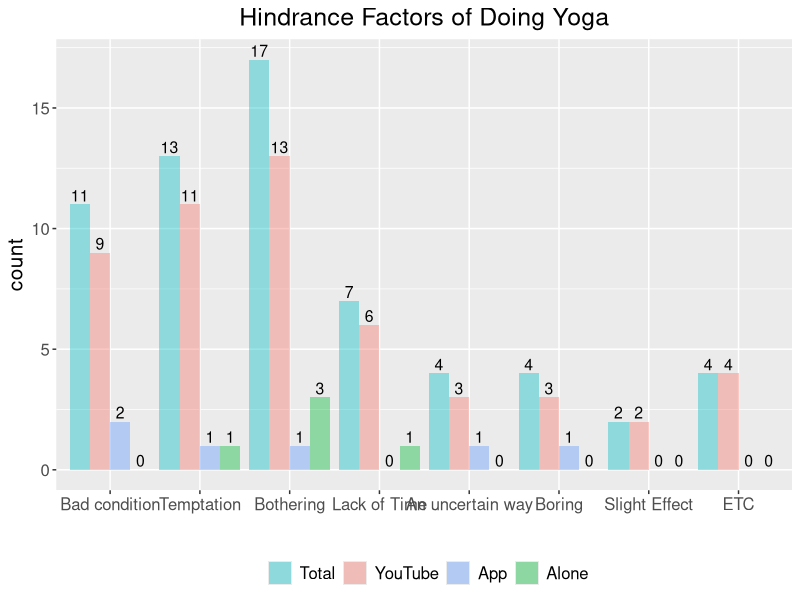
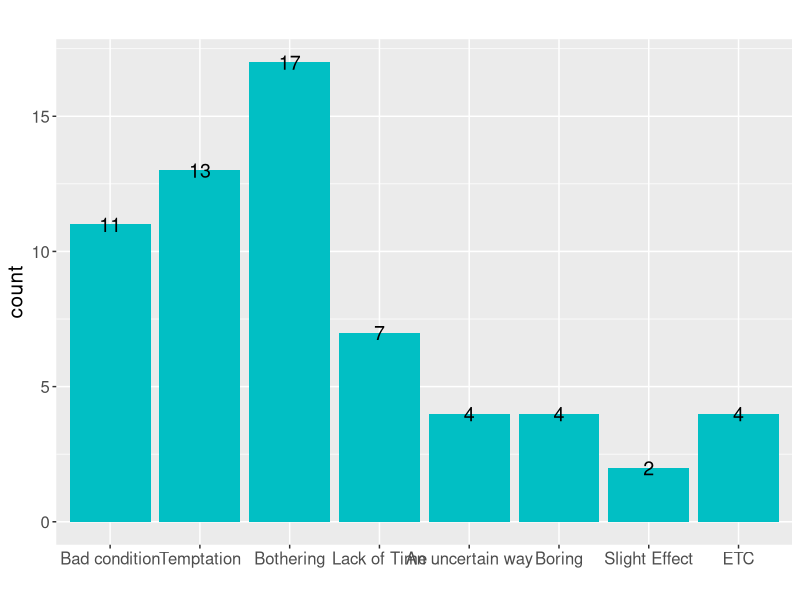
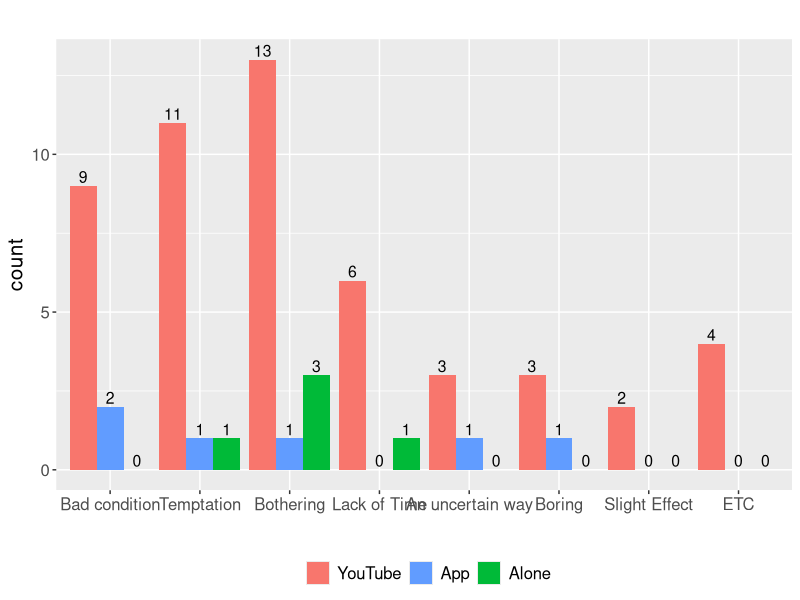
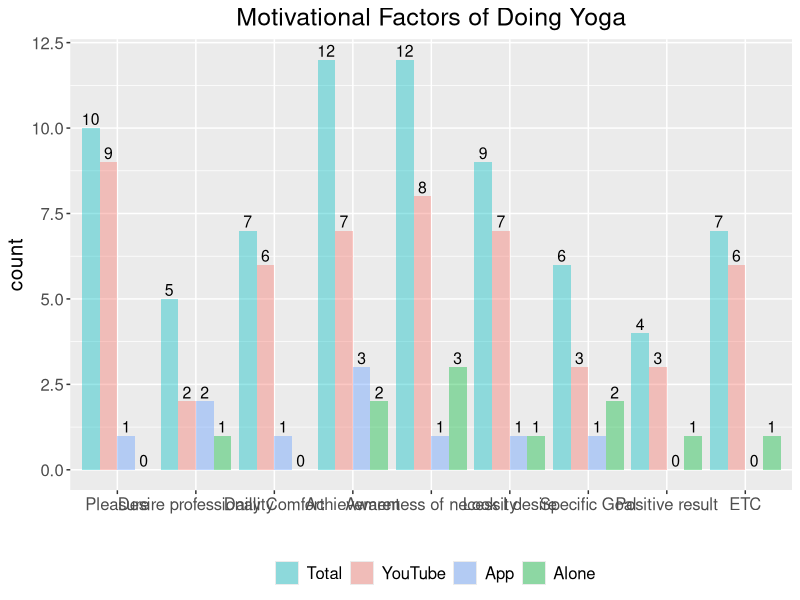
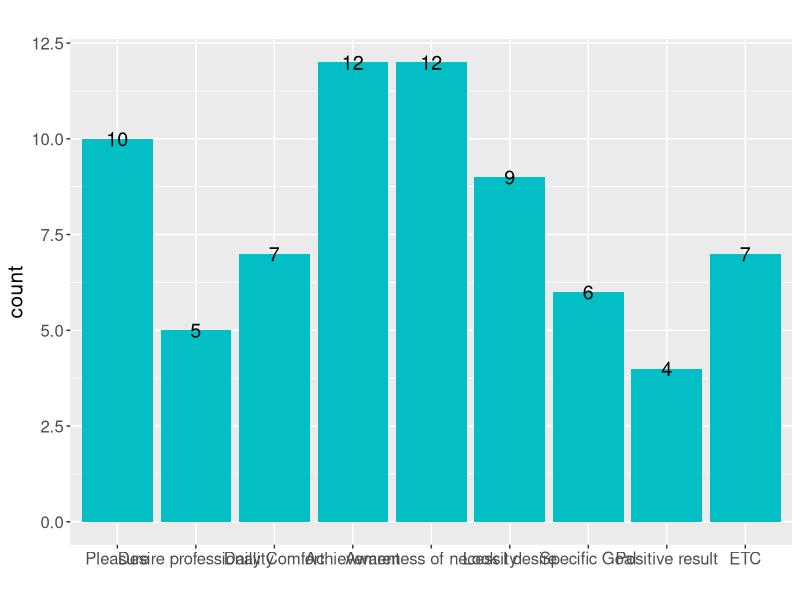
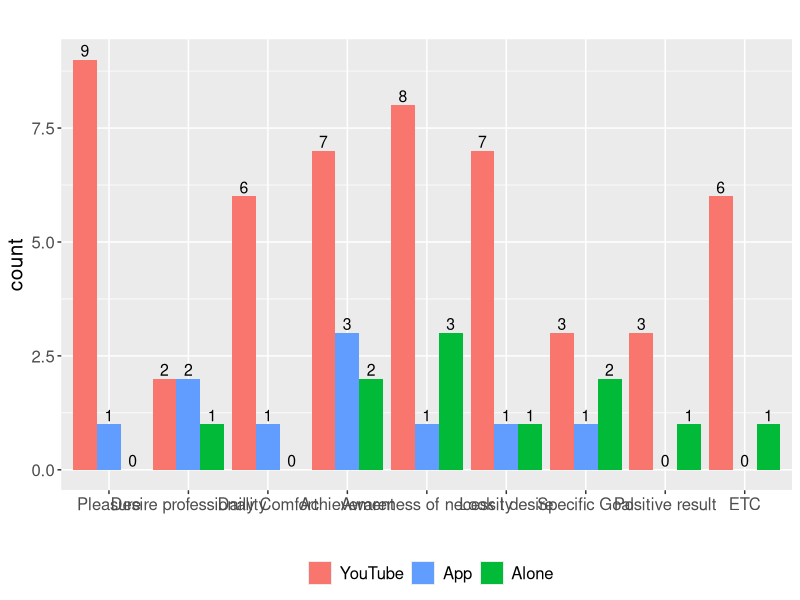
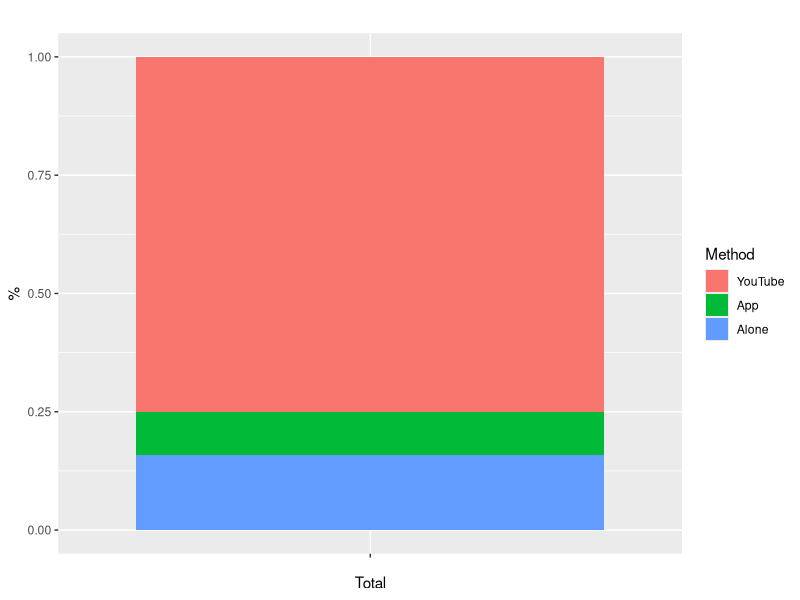
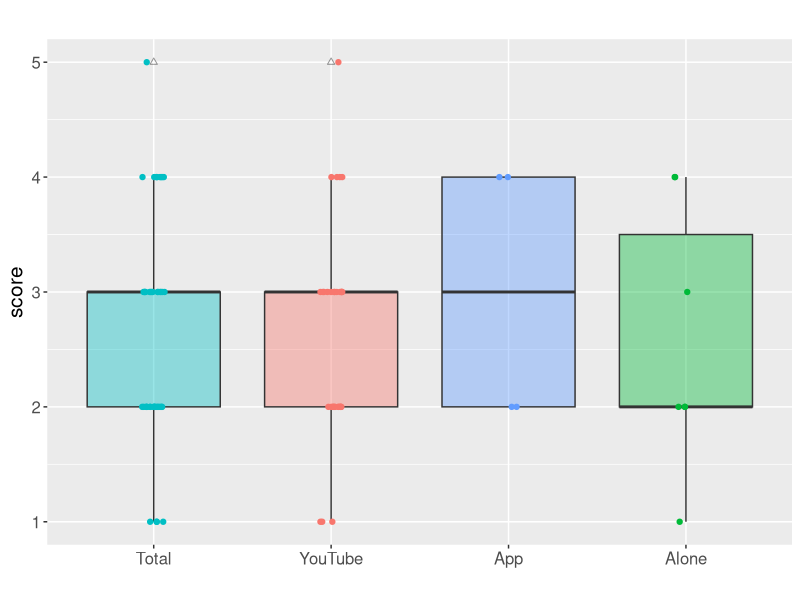

Generate these figures, in order, with R:
library(ggplot2)
library(plyr)
library(dplyr)

# ---------------- #
# RED:   "#F8766D" #
# *BLUE: "#01BFC4" #
# GREEN: "#00ba38" #
# BLUE:  "#619cff" #
# ---------------- #


### Set File Path for Window Environment
setwd('C:/Users/LeeSooHwan/Desktop/github/byteeVisualization')
### Set File Path for Mac Environment
setwd("/Users/Soohwan/Desktop/github/byteeVisualization")


### failFactor Visualization
# Load Whole Data
failFactor <- read.csv(file = "./data/backgroundResearch/revisedData/failFactor_44.csv", header=T, fileEncoding="UTF-8-BOM")

# Set Variables
failFactor$factor <- factor(failFactor$factor, level = c("badCondition", "temptation", "bothering", "lackOfTime", 
                                                                   "methodUncertainty", "boring", "slightEffect", "ETC"))
failFactor$type <- factor(failFactor$type, level = c("total", "youtube", "app", "alone"))
failFactor$score <- as.numeric(failFactor$score)

# Everything Visualization
factorLabel <- c("Bad condition", "Temptation", "Bothering", "Lack of Time", 
                 "An uncertain way", "Boring", "Slight Effect", "ETC") # Label should be revised!!!

p <- ggplot(failFactor, aes(x=factor, y=score, fill=type, label = score)) +
  geom_bar(stat="identity", position=position_dodge(), alpha=0.4) +
  scale_x_discrete(labels = factorLabel) +
  scale_fill_manual(name = "", labels = c("Total", "YouTube", "App", "Alone"), values = c("total" = "#01BFC4", "youtube" = "#f8766d","app" = "#619cff", "alone" = "#00ba38")) +
  geom_text(size = 4, position=position_dodge(0.9), vjust=-0.25) +
  labs(title="Hindrance Factors of Doing Yoga", x="", y = "count") + theme(legend.position="bottom", plot.title = element_text(hjust = 0.5), text=element_text(size=15))
p

# Total Only
failFactorTotal <- subset(failFactor, type == "total")
failFactorTotal$factor <- factor(failFactorTotal$factor, level = c("badCondition", "temptation", "bothering", "lackOfTime", 
                                                         "methodUncertainty", "boring", "slightEffect", "ETC"))
factorLabel <- c("Bad condition", "Temptation", "Bothering", "Lack of Time", 
                 "An uncertain way", "Boring", "Slight Effect", "ETC") # Label should be revised!!!

p<- ggplot(data = failFactorTotal, aes(x=factor, y=score, label=score))+
  geom_bar(stat="identity", fill = "#01BFC4") +
  scale_x_discrete(labels = factorLabel) +
  geom_text(size = 5, position = "identity") +
  labs(title="", x="", y = "count") +
  theme(legend.position="none", plot.title = element_text(hjust = 0.5), text=element_text(size=15))
print(p)

# 3 Factors Only (YouTube, App, Alone)
failFactorThree <- subset(failFactor, type %in% c("youtube", "app", "alone"))
failFactorThree$factor <- factor(failFactorThree$factor, level = c("badCondition", "temptation", "bothering", "lackOfTime", 
                                                                   "methodUncertainty", "boring", "slightEffect", "ETC"))
failFactorThree$type <- factor(failFactorThree$type, level = c("youtube", "app", "alone"))
failFactorThree$score <- as.numeric(failFactorThree$score)
factorLabel <- c("Bad condition", "Temptation", "Bothering", "Lack of Time", 
                 "An uncertain way", "Boring", "Slight Effect", "ETC") # Label should be revised!!!

p <- ggplot(failFactorThree, aes(x=factor, y=score, fill=type, label = score)) +
  geom_bar(stat="identity", position=position_dodge()) +
  scale_x_discrete(labels = factorLabel) +
  scale_fill_manual(name = "", labels = c("YouTube", "App", "Alone"), values = c("youtube" = "#f8766d","app" = "#619cff", "alone" = "#00ba38")) +
  geom_text(size = 4, position=position_dodge(0.9), vjust=-0.25) +
  labs(title="", x="", y = "count") + theme(legend.position="bottom", plot.title = element_text(hjust = 0.5), text=element_text(size=15))
p


### successFactor Visualization
# Load Whole Data
successFactor <- read.csv(file = "./data/backgroundResearch/revisedData/successFactor_44.csv", header=T, fileEncoding="UTF-8-BOM")

# Everything Visualization
successFactor$factor <- factor(successFactor$factor, level = c("pleasure", "desireProfessional", "dailyComfortable", "satisfaction", 
                                                         "necessityRecognition", "beMyself", "specificGoal","positiveResult", "ETC"))
successFactor$type <- factor(successFactor$type, level = c("total", "youtube", "app", "alone"))
successFactor$score <- as.numeric(successFactor$score)
factorLabel <- c("Pleasure", "Desire professionality", "Daily Comfort", "Achievement", 
                 "Awareness of necessity", "Look I desire", "Specific Goal","Positive result", "ETC") # Label should be revised!!!

p <- ggplot(successFactor, aes(x=factor, y=score, fill=type, label = score)) +
  geom_bar(stat="identity", position=position_dodge(), alpha=0.4) +
  scale_x_discrete(labels = factorLabel) +
  scale_fill_manual(name = "", labels = c("Total", "YouTube", "App", "Alone"), values = c("total" = "#01BFC4", "youtube" = "#f8766d","app" = "#619cff", "alone" = "#00ba38")) +
  geom_text(size = 4, position=position_dodge(0.9), vjust=-0.25) +
  labs(title="Motivational Factors of Doing Yoga", x="", y = "count") + theme(legend.position="bottom", plot.title = element_text(hjust = 0.5), text=element_text(size=15))
p

# Total Only
successFactorTotal <- subset(successFactor, type == "total")
successFactorTotal$factor <- factor(successFactorTotal$factor, level = c("pleasure", "desireProfessional", "dailyComfortable", "satisfaction", 
                                                               "necessityRecognition", "beMyself", "specificGoal","positiveResult", "ETC"))
factorLabel <- c("Pleasure", "Desire professionality", "Daily Comfort", "Achievement", 
                 "Awareness of necessity", "Look I desire", "Specific Goal","Positive result", "ETC") # Label should be revised!!!

p<- ggplot(data = successFactorTotal, aes(x=factor, y=score, label=score))+
  geom_bar(stat="identity", fill = "#01BFC4") +
  scale_x_discrete(labels = factorLabel) +
  geom_text(size = 5, position = "identity") +
  labs(title="", x="", y = "count") +
  theme(legend.position="none", plot.title = element_text(hjust = 0.5), text=element_text(size=15))
print(p)

# 3 Factors Only (Youtube, App, Alone)
successFactorThree <- subset(successFactor, type %in% c("youtube", "app", "alone"))
successFactorThree$factor <- factor(successFactorThree$factor, level = c("pleasure", "desireProfessional", "dailyComfortable", "satisfaction", 
                                                                         "necessityRecognition", "beMyself", "specificGoal","positiveResult", "ETC"))
successFactorThree$type <- factor(successFactorThree$type, level = c("youtube", "app", "alone"))
successFactorThree$score <- as.numeric(successFactorThree$score)
factorLabel <- c("Pleasure", "Desire professionality", "Daily Comfort", "Achievement", 
                 "Awareness of necessity", "Look I desire", "Specific Goal","Positive result", "ETC") # Label should be revised!!!

p <- ggplot(successFactorThree, aes(x=factor, y=score, fill=type, label = score)) +
  geom_bar(stat="identity", position=position_dodge()) +
  scale_x_discrete(labels = factorLabel) +
  scale_fill_manual(name = "", labels = c("YouTube", "App", "Alone"), values = c("youtube" = "#f8766d","app" = "#619cff", "alone" = "#00ba38")) +
  geom_text(size = 4, position=position_dodge(0.9), vjust=-0.25) +
  labs(title="", x="", y = "count") + theme(legend.position="bottom", plot.title = element_text(hjust = 0.5), text=element_text(size=15))
p

### 5-points Likert Scale Visualization
# Necessary Function - Start Y axis from n
require(scales)
my_trans <- function(from=0) 
{
  trans <- function(x) x-from
  inv <- function(x) x+from
  trans_new("myscale", trans, inv, 
            domain = c(from, Inf))
}


# Load Whole Data
likertScale <- read.csv(file = "./data/backgroundResearch/revisedData/likertScale_44.csv", header=T, fileEncoding="UTF-8-BOM")
likertScale <-likertScale[,c(1:4)]
likertScale$type <- as.factor(likertScale$type)
likertScale$total <- as.factor(likertScale$total)

likertScaleYoutube <- subset(likertScale, type == "youtube")
likertScaleApp <- subset(likertScale, type == "app")
likertScaleAlone <- subset(likertScale, type == "alone")

# Normality Test
shapiro.test(likertScale$score)    # Whole
shapiro.test(likertScaleYoutube$score)    # Youtube
shapiro.test(likertScaleApp$score)    # App
shapiro.test(likertScaleAlone$score)    # Alone

# Check number of each reponses
length(which(likertScale$type=="youtube"))
length(which(likertScale$type=="app"))
length(which(likertScale$type=="alone"))

# Composition Plot
methodComposition <- read.csv(file = "./data/backgroundResearch/revisedData/methodComposition_44.csv", header=T, fileEncoding="UTF-8-BOM")
methodComposition$method <- factor(methodComposition$method, level = c("youtube", "app", "alone"))
factorLabel <- c("YouTube", "App", "Alone") # Label should be revised!!!

p <- ggplot(methodComposition, aes("", fill=method)) + geom_bar(position="fill") +
  labs(title="", x="Total", y = "%") +
  scale_fill_discrete(name = "Method", labels = factorLabel) #+
  #coord_polar(theta = "y")
p

# Boxplot - Whole
likertScaleWithTotal <- read.csv(file = "./data/backgroundResearch/revisedData/likertScaleWithTotal_44.csv", header=T, fileEncoding="UTF-8-BOM")
likertScaleWithTotal <-likertScaleWithTotal[,c(1:3)]
likertScaleWithTotal$type <- factor(likertScaleWithTotal$type, level = c("total", "youtube", "app", "alone"))
factorLabel <- c("Total", "YouTube", "App", "Alone") # Label should be revised!!!

p <- ggplot(likertScaleWithTotal, aes(x=type, y=score, fill = type)) + geom_boxplot(alpha=0.4, outlier.color = 'black',outlier.shape = 2) +
  scale_x_discrete(labels = factorLabel) +
  scale_fill_manual(name = "", labels = c("Total", "YouTube", "App", "Alone"), values = c("total"="#01BFC4", "youtube" = "#f8766d","app" = "#619cff", "alone" = "#00ba38")) +
  geom_point(aes(color = type), position=position_jitterdodge(), show.legend = F) +
  scale_color_manual(values = c("total" = "#01BFC4", "youtube" = "#f8766d","app" = "#619cff", "alone" = "#00ba38"))+
  #scale_color_manual(values = c("#01BFC4", "#01BFC4", "#01BFC4", "#01BFC4", "#01BFC4", "#01BFC4", "#01BFC4")) +
  labs(title="", x="", y = "score") +
  theme(plot.title = element_text(hjust = 0.5), text=element_text(size=15),legend.position = "")
p

# Boxplot - Total Only
p <- ggplot(likertScale, aes(x=total, y=score)) + geom_boxplot(fill="#01BFC4", alpha=0.4, outlier.color = 'black',outlier.shape = 2) +
  scale_x_discrete(labels = "Total") +
  geom_point(aes(color = total), position=position_jitterdodge(), show.legend = F) +
  scale_color_manual(values = "#01BFC4")+
  labs(title="", x="", y = "score") +
  theme(plot.title = element_text(hjust = 0.5), text=element_text(size=15),legend.position = "bottom")
p

# Boxplot - 3 factors Only (youtube, app, alone)
likertScale$type <- factor(likertScale$type, level = c("youtube", "app", "alone"))
factorLabel <- c("YouTube", "App", "Alone") # Label should be revised!!!

p <- ggplot(likertScale, aes(x=type, y=score, fill = type)) + geom_boxplot(alpha=0.4, outlier.color = 'black',outlier.shape = 2) +
  scale_x_discrete(labels = factorLabel) +
  scale_fill_manual(name = "", labels = c("YouTube", "App", "Alone"), values = c("youtube" = "#f8766d","app" = "#619cff", "alone" = "#00ba38")) +
  geom_point(aes(color = type), position=position_jitterdodge(), show.legend = F) +
  scale_color_manual(values = c("youtube" = "#f8766d","app" = "#619cff", "alone" = "#00ba38"))+
  #scale_color_manual(values = c("#01BFC4", "#01BFC4", "#01BFC4", "#01BFC4", "#01BFC4", "#01BFC4", "#01BFC4")) +
  labs(title="", x="", y = "score") +
  theme(plot.title = element_text(hjust = 0.5), text=element_text(size=15),legend.position = "")
p

#################
### Total
# 95% Confidence Interval - Total
likertScaleTotalOnly <- read.csv(file = "./data/backgroundResearch/revisedData/likertScaleTotalOnly_44.csv", header=T, fileEncoding="UTF-8-BOM")
os_summary <- data.frame(matrix(ncol = 5))
colnames(os_summary) <- c("type", "meanVal", "sdVal", "seVal", "ciVal")
meanVal <- mean(likertScaleTotalOnly$score)
sdVal <- sd(likertScaleTotalOnly$score)
seVal <- sdVal/sqrt(38)
#ciVal <- 1.96*seVal
ciVal <- qnorm(0.975)*seVal
os_summary <- rbind(os_summary, c("total", round(meanVal,2), round(sdVal,2), round(seVal,2), round(ciVal,2)))
os_summary <- os_summary[-1 , ]
row.names(os_summary) = NULL

os_summary$meanVal = as.numeric(os_summary$meanVal)
os_summary$sdVal = as.numeric(os_summary$sdVal)
os_summary$seVal = as.numeric(os_summary$seVal)
os_summary$ciVal = as.numeric(os_summary$ciVal)

# Default bar plot with 95% confidence level error bar  - Total
os_summary$type <- factor(os_summary$type)
satisfactionLabel <- "Total"
p <- ggplot(os_summary, aes(x=type, y=meanVal)) + 
  geom_bar(stat="identity", position=position_dodge(), fill = "#01BFC4") +
  geom_errorbar(aes(ymin=meanVal-ciVal, ymax=meanVal+ciVal), width=.2,position=position_dodge(.9)) +
  scale_y_continuous(trans = my_trans( from=1),breaks = c(1,2,3,4,5)) + 
  scale_x_discrete(labels = satisfactionLabel) +
  coord_cartesian(ylim = c(1, 5)) +
  #scale_fill_manual(values = "#01BFC4")+
  labs(title="", x="", y = "score") +
  theme(legend.position="none", plot.title = element_text(hjust = 0.5), text=element_text(size=15))
p

### YouTube
# 95% Confidence Interval - Youtube
likertScaleTotalOnly <- read.csv(file = "./data/backgroundResearch/revisedData/likertScaleYoutubeOnly_44.csv", header=T, fileEncoding="UTF-8-BOM")
youtube_summary <- data.frame(matrix(ncol = 5))
colnames(youtube_summary) <- c("type", "meanVal", "sdVal", "seVal", "ciVal")
meanVal <- mean(likertScaleTotalOnly$score)
sdVal <- sd(likertScaleTotalOnly$score)
seVal <- sdVal/sqrt(38)
#ciVal <- 1.96*seVal
ciVal <- qnorm(0.975)*seVal
youtube_summary <- rbind(youtube_summary, c("total", round(meanVal,2), round(sdVal,2), round(seVal,2), round(ciVal,2)))
youtube_summary <- youtube_summary[-1 , ]
row.names(youtube_summary) = NULL

youtube_summary$meanVal = as.numeric(youtube_summary$meanVal)
youtube_summary$sdVal = as.numeric(youtube_summary$sdVal)
youtube_summary$seVal = as.numeric(youtube_summary$seVal)
youtube_summary$ciVal = as.numeric(youtube_summary$ciVal)

# Default bar plot with 95% confidence level error bar  - Total
youtube_summary$type <- factor(os_summary$type)
satisfactionLabel <- "YouTube"
p <- ggplot(youtube_summary, aes(x=type, y=meanVal)) + 
  geom_bar(stat="identity", position=position_dodge(), fill = "#F8766D") +
  geom_errorbar(aes(ymin=meanVal-ciVal, ymax=meanVal+ciVal), width=.2,position=position_dodge(.9)) +
  scale_y_continuous(trans = my_trans( from=1),breaks = c(1,2,3,4,5)) + 
  scale_x_discrete(labels = satisfactionLabel) +
  coord_cartesian(ylim = c(1, 5)) +
  #scale_fill_manual(values = "#01BFC4")+
  labs(title="", x="", y = "score") +
  theme(legend.position="none", plot.title = element_text(hjust = 0.5), text=element_text(size=15))
p

### Age Plot
ageComposition <- read.csv(file = "./data/backgroundResearch/revisedData/age_44.csv", header=T, fileEncoding="UTF-8-BOM")
ageComposition$age <- factor(ageComposition$age, level = c("10s", "20s", "30s", "40s"))
factorLabel <- c("10s", "20s", "30s", "40s") # Label should be revised!!!

p <- ggplot(ageComposition, aes("", fill=age)) + geom_bar(position="fill") +
  labs(title="", x="Participants", y = "%") +
  scale_fill_discrete(name = "Age", labels = factorLabel) #+
#coord_polar(theta = "y")
p


v = c(23,15,5)
k = c('1st','2nd','3rd')
df = data.frame(rank=k,value=v)

pie = ggplot(df,aes(x="",y=value,fill=rank))+geom_bar(width=10,stat='identity') + coord_polar('y',start=0)+geom_text(aes(label=value),position = position_stack(vjust=0.5))
pie
